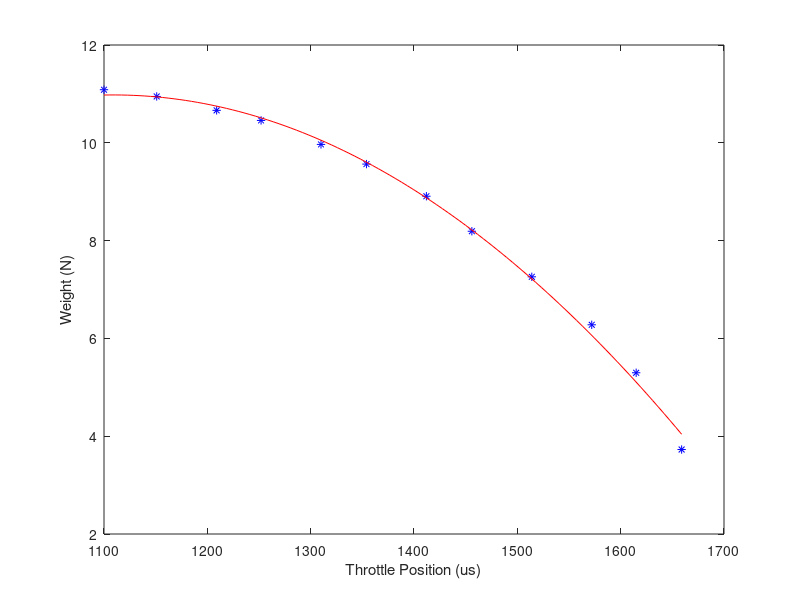
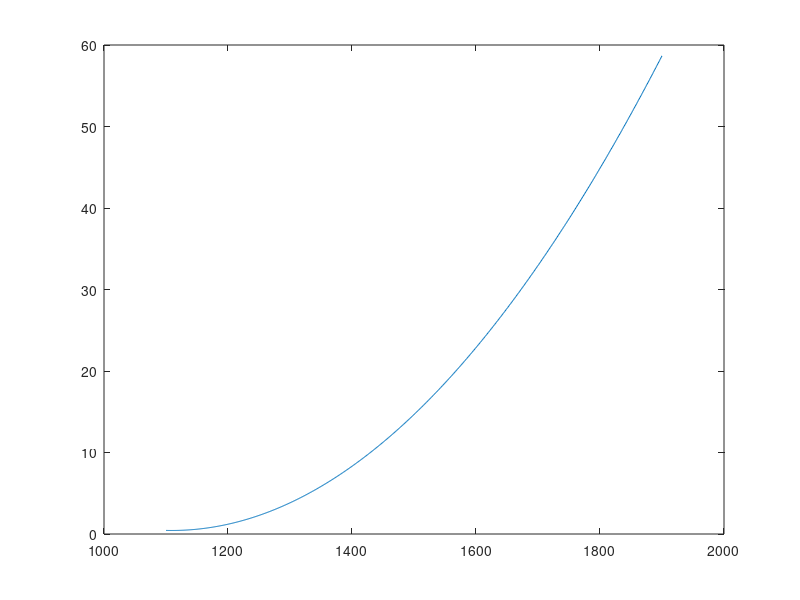

Source code (MATLAB) for these figures, in order:
%%%Rotor Test Data
g = 9.81;

%%%%%The next thing we need to do is measure the thrust of one rotor
W0 = (1130)/1000*g; %%%kilograms converted to Newtons - this is the weight of the quad with the rotors off

%%%%Ok so we take data and get data from the microsecond pulse and the
%%%%weight from the scale
W = [1130 1116 1087 1066 1016 975 908 835 740 640 540 380]*g/1000; %%%You stop taking data when the quad almost lifts off
us = [1100 1151 1209 1252 1310 1354 1412 1456 1514 1572 1615 1659];

%%%Just for kicks lets plot this
figure()
plot(us,W,'b*')
xlabel('Throttle Position (us)')
ylabel('Weight (N)')

%%%This will give us a polynomial that we can use to evaluate thrust
%W=f(us)
coeff = polyfit(us,W,2);

%%%Let's then plot the trend line to make sure this makes sense.
x_fit = linspace(us(1),us(end),100);
y_fit = polyval(coeff,x_fit);
hold on
plot(x_fit,y_fit,'r-')


%%%THen using our fancy new polynomial fit we can get thrust on the rotors
us_left = 1100:1900;
Weight_one_leg = polyval(coeff,us_left);
Thrust_TOTAL = -4*(Weight_one_leg - W0)/cosd(9.7);

m = 1.482; %%%kilograms
Weight_of_AC = m*g;

figure()
plot(us_left,Thrust_TOTAL)
hold on
plot(us_left,Weight_of_AC,'r-')
